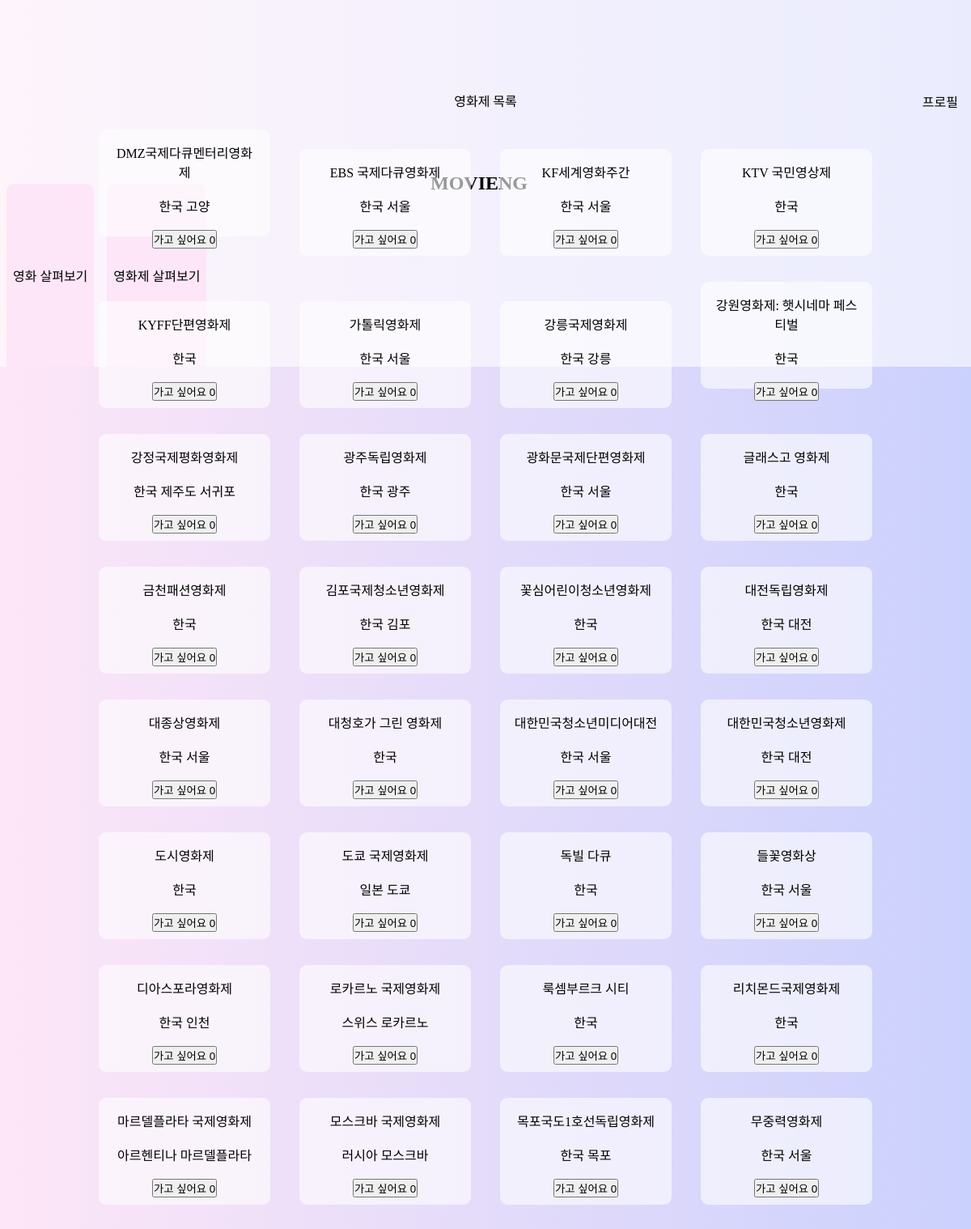
/festival/interest.php (upper part), run on an earlier commit of the app's database.
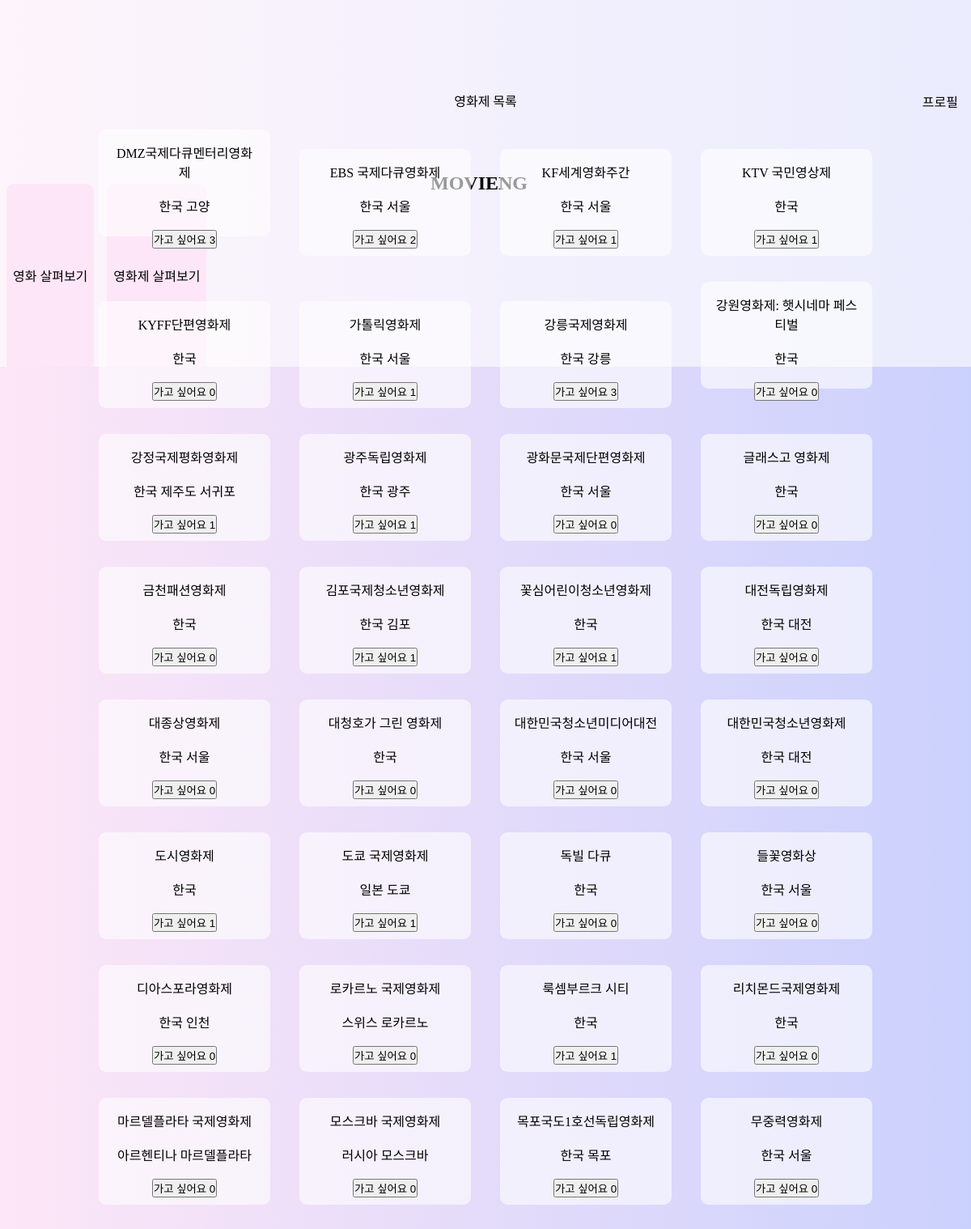
And on a later commit of the database.
### tables this page shows
CREATE TABLE `festival` (
  `festival_id` int(11) NOT NULL AUTO_INCREMENT,
  `kor_title` varchar(255) NOT NULL,
  `eng_title` varchar(255) NOT NULL,
  `continent` varchar(50) NOT NULL,
  `nation` varchar(50) NOT NULL,
  `city` varchar(50) NOT NULL,
  `url` varchar(255) NOT NULL,
  `main` varchar(5) NOT NULL,
  `interest_count` int(11) NOT NULL DEFAULT 0,
  PRIMARY KEY (`festival_id`)
);

### festival/interest.php (called while the page is built, shortened)
<?php
include 'list.php';

### festival/list.php (the view, shortened to what this page needs)
<?php
$mysqli = mysqli_connect("localhost", "team01", "team01", "team01");
if(mysqli_connect_errno()){
    printf("Connected failed : %s\n", mysqli_connect_error());
    exit();
} else {
    $sql = "SELECT * FROM festival ORDER BY kor_title";
    $res = mysqli_query($mysqli, $sql);
}
?>
<!DOCTYPE html>
<html lang="ko">
    <head>
        <link rel="stylesheet" href="./list.css" />
        <link rel="stylesheet" href="./base.css" />
    </head>
    <body>
        <div class="header_container">
            <header>
                <div class="navigator">
                    <nav>
                        <ul>
                            <li><a href="../movie/list.php">영화 살펴보기</a></li>
                            <li><a href="./list.php">영화제 살펴보기</a></li>
                        </ul>
                    </nav>
                </div>
                <div class="logo" onclick="location.href='../info/home/home.php';"><h2>MOVIENG</h2></div>
                <div class="profile">
                    <nav>
                        <a href="../info/mypage/mypage.php">프로필</a>
                    </nav>
                </div>
            </header>
        </div>
        <div class = "content">
            <div class="festival_container">
                <div class="festival_title_container"><span class="festival_title">영화제 목록</span></div>
                <?php
                    if ($res) {
                        while($newArray = mysqli_fetch_array($res, MYSQLI_ASSOC)) { ?>
                            <div class="festival_list_container">
                                <span class="festival_title"  onclick="window.location.href='./detail.php?festival_id=<?=$newArray['festival_id']?>'"><?php $title = $newArray['kor_title']; echo $title;?></span></br></br>
                                <span class="festival_nation"  onclick="window.location.href='./detail.php?festival_id=<?=$newArray['festival_id']?>'"><?php $nation = $newArray['nation']; echo $nation;?></span>
                                <span class="festival_city"  onclick="window.location.href='./detail.php?festival_id=<?=$newArray['festival_id']?>'"><?php $city = $newArray['city']; echo $city;?></span></br></br>
                                <button class="festival_interest_btn" onclick="window.location.href='./interest.php?festival_id=<?=$newArray['festival_id']?>'">
                                    가고 싶어요
                                    <?php $interest_count = $newArray['interest_count'];?></a>
                                    <span class="festival_interest_cnt">
                                        <?php echo $interest_count;?>
                                    </span>
                                </button>
                            </div>
                        <?php }
                    } else {
                        printf("결과를 불러오는 데 실패하였습니다 : %s\n", mysqli_error($mysqli));
                    } ?>
            </div>
        </div>
    </body>
</html>

### festival/list.css (style rules this page uses)
* { padding: 0; margin: 0; }
a { text-decoration: none; color: #000; }
html { width: 100%; height: 100%; display: flex; align-items: center; }
body { width: 100%; height: 100%; display: flex; flex-direction: column; margin: 0 auto; justify-content: center; text-align: center; position: relative; background: linear-gradient(to left, #cbd1fd, #fde6f7); }
.header_container { width: 100%; height: 10%; margin: 0 auto; position: absolute; top: 0; }
header { width: 100%; height: 100%; background-color: rgba(255, 255, 255, 0.6); display: flex; align-items: center; justify-content: space-between; }
.navigator { width: 100%; height: 100%; display: flex; justify-content: space-between; }
.profile { width: 100%; height: 50%; display: flex; justify-content: right; padding-right: 1rem; }
ul { width: 100%; height: 50%; display: flex; flex-direction: row; position: absolute; bottom: 0; justify-content: left; }
header ul > li { font-size: 1rem; margin-inline: 0.5rem; padding-inline: 0.5rem; background-color: #fce6f7; border-radius: 0.6rem 0.6rem 0rem 0rem; display: flex; align-items: center; }
.festival_title_container { margin-bottom: 0.5rem; }
.festival_container { width: 100%; max-width : 3000px; margin: auto; }
.festival_list_container { width: 15%; height : 100px; display: inline-block; margin: 1rem; padding: 1rem; background: rgba(255, 255, 255, 0.6); border-radius: 0.6rem; }

### festival/base.css (style rules this page uses)
* { padding: 0; margin: 0; }
a { text-decoration: none; color: #000; }
html { width: 100%; height: 100%; display: flex; align-items: center; }
body { width: 100%; height: 100%; display: flex; flex-direction: column; margin: 0 auto; justify-content: center; text-align: center; position: relative; background: linear-gradient(to left, #cbd1fd, #fde6f7); }
.logo { cursor: pointer; }
.header_container { width: 100%; height: 10%; margin: 0 auto; position: absolute; top: 0; }
header { width: 100%; height: 100%; background-color: rgba(255, 255, 255, 0.6); display: flex; align-items: center; justify-content: space-between; }
.navigator { width: 100%; height: 100%; display: flex; justify-content: space-between; }
.profile { width: 100%; height: 50%; display: flex; justify-content: right; padding-right: 1rem; }
ul { width: 100%; height: 50%; display: flex; flex-direction: row; position: absolute; bottom: 0; justify-content: left; }
header ul > li { font-size: 1rem; margin-inline: 0.5rem; padding-inline: 0.5rem; background-color: #fce6f7; border-radius: 0.6rem 0.6rem 0rem 0rem; display: flex; align-items: center; }
.content { width: 100%; position: absolute; top: 7rem; display: flex; flex-direction: column; }

What changed in the data, as far as the page shows it:
changed festival "DMZ국제다큐멘터리영화제": interest_count "0" → "3"
changed festival "EBS 국제다큐영화제": interest_count "0" → "2"
changed festival "KF세계영화주간": interest_count "0" → "1"
changed festival "KTV 국민영상제": interest_count "0" → "1"
changed festival "가톨릭영화제": interest_count "0" → "1"
changed festival "강릉국제영화제": interest_count "0" → "3"
changed festival "강정국제평화영화제": interest_count "0" → "1"
changed festival "광주독립영화제": interest_count "0" → "1"
changed festival "김포국제청소년영화제": interest_count "0" → "1"
changed festival "꽃심어린이청소년영화제": interest_count "0" → "1"
changed festival "도시영화제": interest_count "0" → "1"
changed festival "도쿄 국제영화제": interest_count "0" → "1"
changed festival "룩셈부르크 시티": interest_count "0" → "1"
